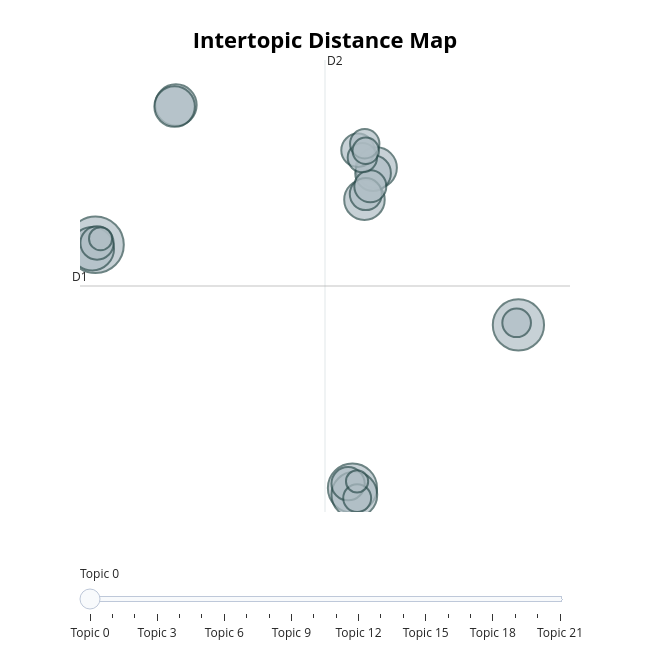

Notebook code for this chart:
### Code cell
topic_model.visualize_topics()

### Figure 1 — Plotly figure (JSON) as saved in the notebook; plotly's stock layout.template omitted (floating-point values rounded to 4 significant figures)
{"data": [{"customdata": [[0, "algorithm | datum | learning | method | classification", 78], [1, "agent | policy | game | rl | reinforcement", 64], [2, "probability | theory | logic | uncertainty | probabilistic", 59], [3, "constraint | problem | search | solution | algorithm", 51], [4, "network | neural | learning | graph | deep", 46], [5, "dialogue | response | conversation | generation | topic", 42], [6, "word | embedding | sense | representation | semantic", 41], [7, "speech | asr | acoustic | recognition | sequence", 40], [8, "translation | machine | nmt | neural | english", 40], [9, "sentiment | aspect | target | classification | analysis", 31], [10, "network | bayesian | algorithm | variable | graphical", 27], [11, "answer | question | summarization | summary | document", 27], [12, "time | series | forecasting | traffic | trajectory", 27], [13, "bert | model | language | train | pre", 25], [14, "entity | relation | ner | extraction | task", 25], [15, "parse | treebank | parser | dependency | parsing", 21], [16, "ontology | semantic | information | datum | query", 21], [17, "regret | arm | algorithm | bandit | bind", 20], [18, "planning | plan | planner | search | action", 19], [19, "template | lexical | text | nlg | language", 17], [20, "patient | cancer | disease | doctor | datum", 13], [21, "reasoning | symbolic | human | path | kg", 12]], "hovertemplate": "<b>Topic %{customdata[0]}</b><br>%{customdata[1]}<br>Size: %{customdata[2]}", "legendgroup": "", "marker": {"color": "#B0BEC5", "line": {"color": "DarkSlateGrey", "width": 2}, "size": [78, 64, 59, 51, 46, 42, 41, 40, 40, 31, 27, 27, 27, 25, 25, 21, 21, 20, 19, 17, 13, 12], "sizemode": "area", "sizeref": 0.04875, "symbol": "circle"}, "mode": "markers", "name": "", "orientation": "v", "showlegend": false, "type": "scatter", "x": [-5.077, 22.09, 11.43, 11.55, -5.282, 0.08707, 12.96, 0.004165, 12.2, 12.75, 11.15, 11.78, -4.981, 12.29, 12.58, 12.07, 12.22, 21.98, 11.73, 12.28, -4.754, 11.73], "xaxis": "x", "y": [8.517, 4.266, -4.384, -4.739, 8.311, 15.93, 12.6, 15.85, 10.91, 12.32, -4.154, 13.53, 8.613, 11.21, 11.62, 13.14, 13.88, 4.381, -4.917, 13.5, 8.84, -4.031], "yaxis": "y"}], "layout": {"annotations": [{"showarrow": false, "text": "D1", "x": -6.075, "y": 6.333, "yshift": 10}, {"showarrow": false, "text": "D2", "x": 9.665, "xshift": 10, "y": 18.32}], "height": 650, "hoverlabel": {"bgcolor": "white", "font": {"family": "Rockwell", "size": 16}}, "legend": {"itemsizing": "constant", "tracegroupgap": 0}, "margin": {"t": 60}, "shapes": [{"line": {"color": "#CFD8DC", "width": 2}, "type": "line", "x0": 9.665, "x1": 9.665, "y0": -5.655, "y1": 18.32}, {"line": {"color": "#9E9E9E", "width": 2}, "type": "line", "x0": -6.075, "x1": 25.4, "y0": 6.333, "y1": 6.333}], "sliders": [{"active": 0, "pad": {"t": 50}, "steps": [{"args": [{"marker.color": [["red", "#B0BEC5", "#B0BEC5", "#B0BEC5", "#B0BEC5", "#B0BEC5", "#B0BEC5", "#B0BEC5", "#B0BEC5", "#B0BEC5", "#B0BEC5", "#B0BEC5", "#B0BEC5", "#B0BEC5", "#B0BEC5", "#B0BEC5", "#B0BEC5", "#B0BEC5", "#B0BEC5", "#B0BEC5", "#B0BEC5", "#B0BEC5"]]}], "label": "Topic 0", "method": "update"}, {"args": [{"marker.color": [["#B0BEC5", "red", "#B0BEC5", "#B0BEC5", "#B0BEC5", "#B0BEC5", "#B0BEC5", "#B0BEC5", "#B0BEC5", "#B0BEC5", "#B0BEC5", "#B0BEC5", "#B0BEC5", "#B0BEC5", "#B0BEC5", "#B0BEC5", "#B0BEC5", "#B0BEC5", "#B0BEC5", "#B0BEC5", "#B0BEC5", "#B0BEC5"]]}], "label": "Topic 1", "method": "update"}, {"args": [{"marker.color": [["#B0BEC5", "#B0BEC5", "red", "#B0BEC5", "#B0BEC5", "#B0BEC5", "#B0BEC5", "#B0BEC5", "#B0BEC5", "#B0BEC5", "#B0BEC5", "#B0BEC5", "#B0BEC5", "#B0BEC5", "#B0BEC5", "#B0BEC5", "#B0BEC5", "#B0BEC5", "#B0BEC5", "#B0BEC5", "#B0BEC5", "#B0BEC5"]]}], "label": "Topic 2", "method": "update"}, {"args": [{"marker.color": [["#B0BEC5", "#B0BEC5", "#B0BEC5", "red", "#B0BEC5", "#B0BEC5", "#B0BEC5", "#B0BEC5", "#B0BEC5", "#B0BEC5", "#B0BEC5", "#B0BEC5", "#B0BEC5", "#B0BEC5", "#B0BEC5", "#B0BEC5", "#B0BEC5", "#B0BEC5", "#B0BEC5", "#B0BEC5", "#B0BEC5", "#B0BEC5"]]}], "label": "Topic 3", "method": "update"}, {"args": [{"marker.color": [["#B0BEC5", "#B0BEC5", "#B0BEC5", "#B0BEC5", "red", "#B0BEC5", "#B0BEC5", "#B0BEC5", "#B0BEC5", "#B0BEC5", "#B0BEC5", "#B0BEC5", "#B0BEC5", "#B0BEC5", "#B0BEC5", "#B0BEC5", "#B0BEC5", "#B0BEC5", "#B0BEC5", "#B0BEC5", "#B0BEC5", "#B0BEC5"]]}], "label": "Topic 4", "method": "update"}, {"args": [{"marker.color": [["#B0BEC5", "#B0BEC5", "#B0BEC5", "#B0BEC5", "#B0BEC5", "red", "#B0BEC5", "#B0BEC5", "#B0BEC5", "#B0BEC5", "#B0BEC5", "#B0BEC5", "#B0BEC5", "#B0BEC5", "#B0BEC5", "#B0BEC5", "#B0BEC5", "#B0BEC5", "#B0BEC5", "#B0BEC5", "#B0BEC5", "#B0BEC5"]]}], "label": "Topic 5", "method": "update"}, {"args": [{"marker.color": [["#B0BEC5", "#B0BEC5", "#B0BEC5", "#B0BEC5", "#B0BEC5", "#B0BEC5", "red", "#B0BEC5", "#B0BEC5", "#B0BEC5", "#B0BEC5", "#B0BEC5", "#B0BEC5", "#B0BEC5", "#B0BEC5", "#B0BEC5", "#B0BEC5", "#B0BEC5", "#B0BEC5", "#B0BEC5", "#B0BEC5", "#B0BEC5"]]}], "label": "Topic 6", "method": "update"}, {"args": [{"marker.color": [["#B0BEC5", "#B0BEC5", "#B0BEC5", "#B0BEC5", "#B0BEC5", "#B0BEC5", "#B0BEC5", "red", "#B0BEC5", "#B0BEC5", "#B0BEC5", "#B0BEC5", "#B0BEC5", "#B0BEC5", "#B0BEC5", "#B0BEC5", "#B0BEC5", "#B0BEC5", "#B0BEC5", "#B0BEC5", "#B0BEC5", "#B0BEC5"]]}], "label": "Topic 7", "method": "update"}, {"args": [{"marker.color": [["#B0BEC5", "#B0BEC5", "#B0BEC5", "#B0BEC5", "#B0BEC5", "#B0BEC5", "#B0BEC5", "#B0BEC5", "red", "#B0BEC5", "#B0BEC5", "#B0BEC5", "#B0BEC5", "#B0BEC5", "#B0BEC5", "#B0BEC5", "#B0BEC5", "#B0BEC5", "#B0BEC5", "#B0BEC5", "#B0BEC5", "#B0BEC5"]]}], "label": "Topic 8", "method": "update"}, {"args": [{"marker.color": [["#B0BEC5", "#B0BEC5", "#B0BEC5", "#B0BEC5", "#B0BEC5", "#B0BEC5", "#B0BEC5", "#B0BEC5", "#B0BEC5", "red", "#B0BEC5", "#B0BEC5", "#B0BEC5", "#B0BEC5", "#B0BEC5", "#B0BEC5", "#B0BEC5", "#B0BEC5", "#B0BEC5", "#B0BEC5", "#B0BEC5", "#B0BEC5"]]}], "label": "Topic 9", "method": "update"}, {"args": [{"marker.color": [["#B0BEC5", "#B0BEC5", "#B0BEC5", "#B0BEC5", "#B0BEC5", "#B0BEC5", "#B0BEC5", "#B0BEC5", "#B0BEC5", "#B0BEC5", "red", "#B0BEC5", "#B0BEC5", "#B0BEC5", "#B0BEC5", "#B0BEC5", "#B0BEC5", "#B0BEC5", "#B0BEC5", "#B0BEC5", "#B0BEC5", "#B0BEC5"]]}], "label": "Topic 10", "method": "update"}, {"args": [{"marker.color": [["#B0BEC5", "#B0BEC5", "#B0BEC5", "#B0BEC5", "#B0BEC5", "#B0BEC5", "#B0BEC5", "#B0BEC5", "#B0BEC5", "#B0BEC5", "#B0BEC5", "red", "#B0BEC5", "#B0BEC5", "#B0BEC5", "#B0BEC5", "#B0BEC5", "#B0BEC5", "#B0BEC5", "#B0BEC5", "#B0BEC5", "#B0BEC5"]]}], "label": "Topic 11", "method": "update"}, {"args": [{"marker.color": [["#B0BEC5", "#B0BEC5", "#B0BEC5", "#B0BEC5", "#B0BEC5", "#B0BEC5", "#B0BEC5", "#B0BEC5", "#B0BEC5", "#B0BEC5", "#B0BEC5", "#B0BEC5", "red", "#B0BEC5", "#B0BEC5", "#B0BEC5", "#B0BEC5", "#B0BEC5", "#B0BEC5", "#B0BEC5", "#B0BEC5", "#B0BEC5"]]}], "label": "Topic 12", "method": "update"}, {"args": [{"marker.color": [["#B0BEC5", "#B0BEC5", "#B0BEC5", "#B0BEC5", "#B0BEC5", "#B0BEC5", "#B0BEC5", "#B0BEC5", "#B0BEC5", "#B0BEC5", "#B0BEC5", "#B0BEC5", "#B0BEC5", "red", "#B0BEC5", "#B0BEC5", "#B0BEC5", "#B0BEC5", "#B0BEC5", "#B0BEC5", "#B0BEC5", "#B0BEC5"]]}], "label": "Topic 13", "method": "update"}, {"args": [{"marker.color": [["#B0BEC5", "#B0BEC5", "#B0BEC5", "#B0BEC5", "#B0BEC5", "#B0BEC5", "#B0BEC5", "#B0BEC5", "#B0BEC5", "#B0BEC5", "#B0BEC5", "#B0BEC5", "#B0BEC5", "#B0BEC5", "red", "#B0BEC5", "#B0BEC5", "#B0BEC5", "#B0BEC5", "#B0BEC5", "#B0BEC5", "#B0BEC5"]]}], "label": "Topic 14", "method": "update"}, {"args": [{"marker.color": [["#B0BEC5", "#B0BEC5", "#B0BEC5", "#B0BEC5", "#B0BEC5", "#B0BEC5", "#B0BEC5", "#B0BEC5", "#B0BEC5", "#B0BEC5", "#B0BEC5", "#B0BEC5", "#B0BEC5", "#B0BEC5", "#B0BEC5", "red", "#B0BEC5", "#B0BEC5", "#B0BEC5", "#B0BEC5", "#B0BEC5", "#B0BEC5"]]}], "label": "Topic 15", "method": "update"}, {"args": [{"marker.color": [["#B0BEC5", "#B0BEC5", "#B0BEC5", "#B0BEC5", "#B0BEC5", "#B0BEC5", "#B0BEC5", "#B0BEC5", "#B0BEC5", "#B0BEC5", "#B0BEC5", "#B0BEC5", "#B0BEC5", "#B0BEC5", "#B0BEC5", "#B0BEC5", "red", "#B0BEC5", "#B0BEC5", "#B0BEC5", "#B0BEC5", "#B0BEC5"]]}], "label": "Topic 16", "method": "update"}, {"args": [{"marker.color": [["#B0BEC5", "#B0BEC5", "#B0BEC5", "#B0BEC5", "#B0BEC5", "#B0BEC5", "#B0BEC5", "#B0BEC5", "#B0BEC5", "#B0BEC5", "#B0BEC5", "#B0BEC5", "#B0BEC5", "#B0BEC5", "#B0BEC5", "#B0BEC5", "#B0BEC5", "red", "#B0BEC5", "#B0BEC5", "#B0BEC5", "#B0BEC5"]]}], "label": "Topic 17", "method": "update"}, {"args": [{"marker.color": [["#B0BEC5", "#B0BEC5", "#B0BEC5", "#B0BEC5", "#B0BEC5", "#B0BEC5", "#B0BEC5", "#B0BEC5", "#B0BEC5", "#B0BEC5", "#B0BEC5", "#B0BEC5", "#B0BEC5", "#B0BEC5", "#B0BEC5", "#B0BEC5", "#B0BEC5", "#B0BEC5", "red", "#B0BEC5", "#B0BEC5", "#B0BEC5"]]}], "label": "Topic 18", "method": "update"}, {"args": [{"marker.color": [["#B0BEC5", "#B0BEC5", "#B0BEC5", "#B0BEC5", "#B0BEC5", "#B0BEC5", "#B0BEC5", "#B0BEC5", "#B0BEC5", "#B0BEC5", "#B0BEC5", "#B0BEC5", "#B0BEC5", "#B0BEC5", "#B0BEC5", "#B0BEC5", "#B0BEC5", "#B0BEC5", "#B0BEC5", "red", "#B0BEC5", "#B0BEC5"]]}], "label": "Topic 19", "method": "update"}, {"args": [{"marker.color": [["#B0BEC5", "#B0BEC5", "#B0BEC5", "#B0BEC5", "#B0BEC5", "#B0BEC5", "#B0BEC5", "#B0BEC5", "#B0BEC5", "#B0BEC5", "#B0BEC5", "#B0BEC5", "#B0BEC5", "#B0BEC5", "#B0BEC5", "#B0BEC5", "#B0BEC5", "#B0BEC5", "#B0BEC5", "#B0BEC5", "red", "#B0BEC5"]]}], "label": "Topic 20", "method": "update"}, {"args": [{"marker.color": [["#B0BEC5", "#B0BEC5", "#B0BEC5", "#B0BEC5", "#B0BEC5", "#B0BEC5", "#B0BEC5", "#B0BEC5", "#B0BEC5", "#B0BEC5", "#B0BEC5", "#B0BEC5", "#B0BEC5", "#B0BEC5", "#B0BEC5", "#B0BEC5", "#B0BEC5", "#B0BEC5", "#B0BEC5", "#B0BEC5", "#B0BEC5", "red"]]}], "label": "Topic 21", "method": "update"}]}], "title": {"font": {"color": "Black", "size": 22}, "text": "<b>Intertopic Distance Map</b>", "x": 0.5, "xanchor": "center", "y": 0.95, "yanchor": "top"}, "width": 650, "xaxis": {"anchor": "y", "domain": [0, 1], "range": [-6.075, 25.4], "title": {"text": ""}, "visible": false}, "yaxis": {"anchor": "x", "domain": [0, 1], "range": [-5.655, 18.32], "title": {"text": ""}, "visible": false}}}
